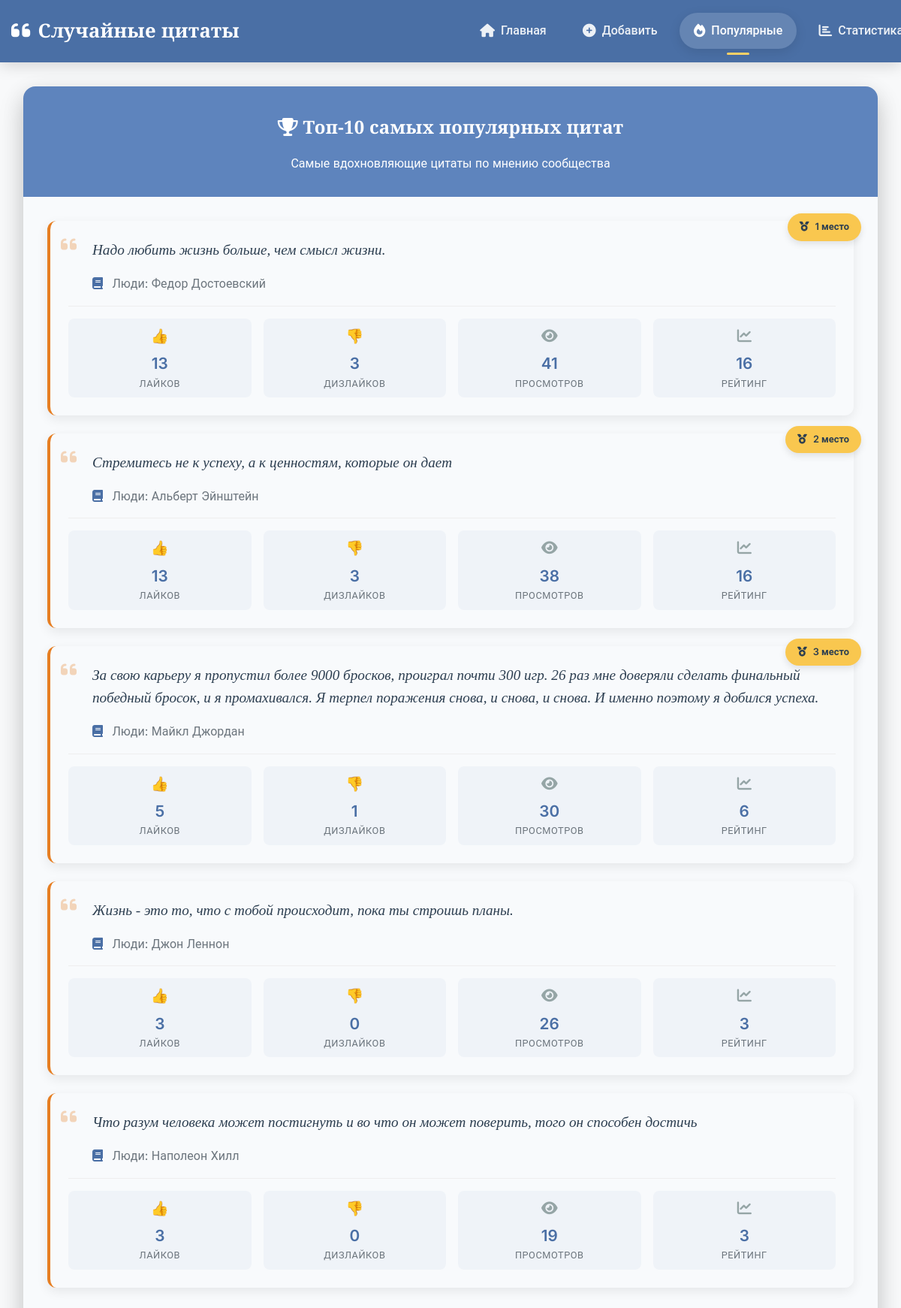
Before: /popular/ with the older database file.
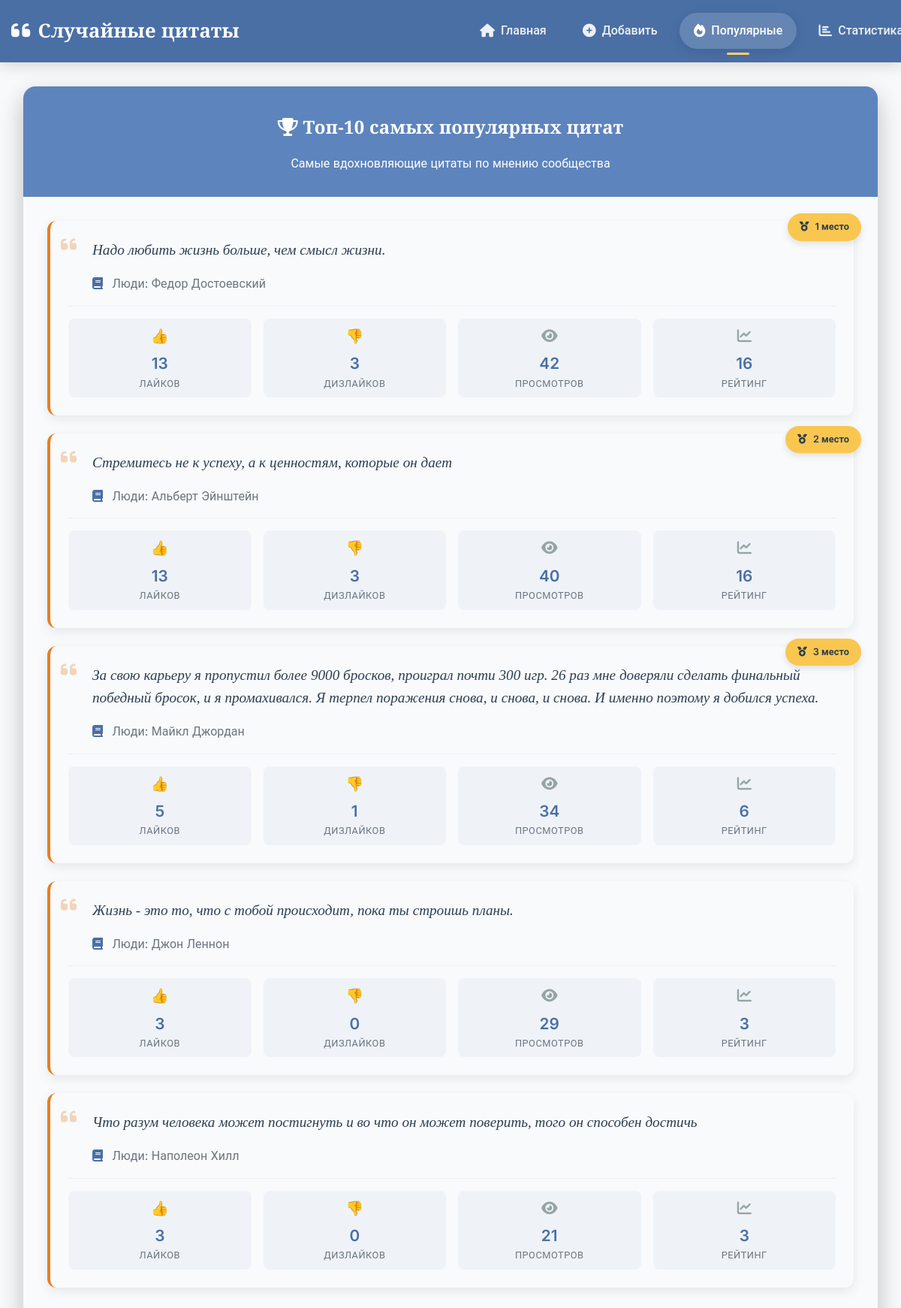
After: the same page with the newer database file.
### quotes/models.py (models this page shows, shortened)
class Quote(models.Model):
    text = models.TextField(verbose_name="Текст цитаты")
    source = models.ForeignKey(Source, on_delete=models.CASCADE, verbose_name="Источник")
    weight = models.PositiveIntegerField(default=1, verbose_name="Вес")
    views = models.PositiveIntegerField(default=0, verbose_name="Просмотры")
    likes = models.PositiveIntegerField(default=0, verbose_name="Лайки")
    dislikes = models.PositiveIntegerField(default=0, verbose_name="Дизлайки")
    created_at = models.DateTimeField(auto_now_add=True)
    updated_at = models.DateTimeField(auto_now=True)
    class Meta:
        unique_together = ['text', 'source']

class Source(models.Model):
    TYPE_CHOICES = [
        ('movie', 'Фильм'),
        ('book', 'Книга'),
        ('series', 'Сериал'),
        ('game', 'Игра'),
        ('person', 'Люди'),
        ('other', 'Другое'),
    ]
    name = models.CharField(max_length=200, verbose_name="Название")
    type = models.CharField(max_length=20, choices=TYPE_CHOICES, verbose_name="Тип")
    created_at = models.DateTimeField(auto_now_add=True)
    class Meta:
        unique_together = ['name', 'type']
    def __str__(self):
        return f"{self.get_type_display()}: {self.name}"

### quotes/views.py (the view)
# urls.py: path('popular/', views.popular_quotes, name='popular_quotes'),
def popular_quotes(request):
    quotes = Quote.objects.annotate(
        popularity=F('likes') - F('dislikes')
    ).order_by('-popularity', '-views')[:10]
    return render(request, 'quotes/popular_quotes.html', {'quotes': quotes})

### quotes/templates/quotes/popular_quotes.html
{% extends 'quotes/base.html' %}
{% block content %}
<div class="quote-container">
    <div class="quote-card fade-in">
        <div class="card-header text-center">
            <h2><i class="fas fa-trophy"></i> Топ-10 самых популярных цитат</h2>
            <p class="mb-0">Самые вдохновляющие цитаты по мнению сообщества</p>
        </div>
        <div class="card-body">
            {% for quote in quotes %}
            <div class="quote-item fade-in" style="animation-delay: {{ forloop.counter0|add:0.1 }}s">
                <div class="quote-content">
                    <div class="quote-text">
                        <i class="fas fa-quote-left quote-icon"></i>
                        <p>{{ quote.text }}</p>
                    </div>
                    <div class="quote-source">
                        <i class="fas fa-book"></i>
                        {{ quote.source }}
                    </div>
                </div>
                <div class="quote-stats">
                    <div class="stat-grid">
                        <div class="stat-item">
                            <span class="stat-icon">👍</span>
                            <span class="stat-value">{{ quote.likes }}</span>
                            <span class="stat-label">Лайков</span>
                        </div>
                        <div class="stat-item">
                            <span class="stat-icon">👎</span>
                            <span class="stat-value">{{ quote.dislikes }}</span>
                            <span class="stat-label">Дизлайков</span>
                        </div>
                        <div class="stat-item">
                            <span class="stat-icon"><i class="fas fa-eye"></i></span>
                            <span class="stat-value">{{ quote.views }}</span>
                            <span class="stat-label">Просмотров</span>
                        </div>
                        <div class="stat-item">
                            <span class="stat-icon"><i class="fas fa-chart-line"></i></span>
                            <span class="stat-value">{{ quote.likes|add:quote.dislikes|default:0 }}</span>
                            <span class="stat-label">Рейтинг</span>
                        </div>
                    </div>
                </div>
                {% if forloop.counter <= 3 %}
                <div class="quote-badge">
                    <i class="fas fa-medal"></i>
                    {{ forloop.counter }} место
                </div>
                {% endif %}
            </div>
            {% empty %}
            <div class="no-quotes text-center">
                <i class="fas fa-inbox fa-3x mb-3"></i>
                <h4>Пока нет цитат с оценками</h4>
                <p>Будьте первым, кто оценит цитаты!</p>
            </div>
            {% endfor %}
        </div>
    </div>
</div>
{% endblock %}

Changed rows visible on the page:
changed Quote "Надо любить жизнь больше, чем смысл жизни.": views "41" → "42"
changed Quote "Стремитесь не к успеху, а к ценностям, которые он дает": views "38" → "40"
changed Quote "Люди: Майкл Джордан": views "30" → "34"
changed Quote "Жизнь - это то, что с тобой происходит, пока ты строишь планы.": views "26" → "29"
changed Quote "Люди: Наполеон Хилл": views "19" → "21"
